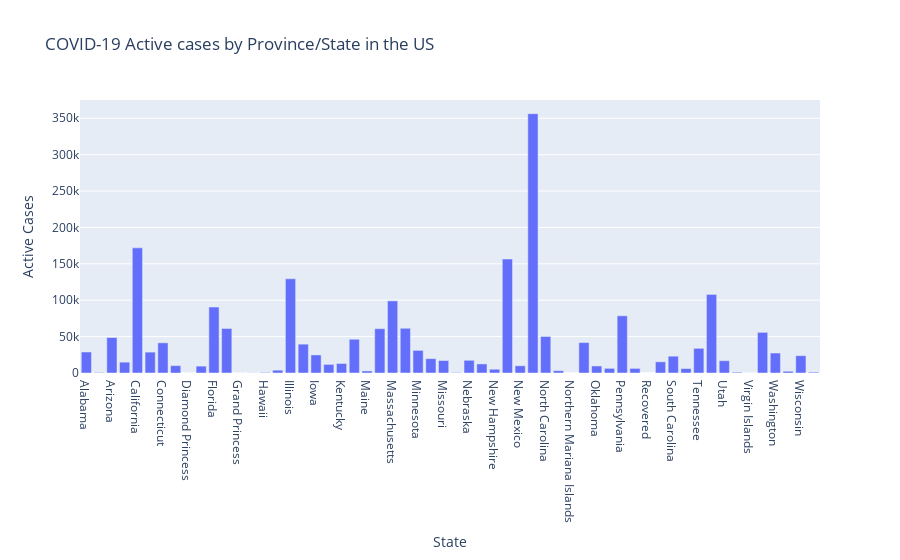

Notebook code for this chart:
### Markdown cell above
### Plot Province/State Wise Active Cases in USA

### Code cell
fig = px.bar(us_df, x='Province_State', y='Active', 
             title='COVID-19 Active cases by Province/State in the US',
             labels={'Province_State': 'State', 'Active': 'Active Cases'})
fig.update_layout(xaxis_title='State', yaxis_title='Active Cases', showlegend=False)
fig.show()

### Figure 1 — Plotly figure (JSON) as saved in the notebook; plotly's stock layout.template omitted (floating-point values rounded to 4 significant figures)
{"data": [{"alignmentgroup": "True", "hovertemplate": "State=%{x}<br>Active Cases=%{y}<extra></extra>", "legendgroup": "", "marker": {"color": "#636efa", "pattern": {"shape": ""}}, "name": "", "offsetgroup": "", "orientation": "v", "showlegend": false, "textposition": "auto", "type": "bar", "x": ["Alabama", "Alaska", "Arizona", "Arkansas", "California", "Colorado", "Connecticut", "Delaware", "Diamond Princess", "District of Columbia", "Florida", "Georgia", "Grand Princess", "Guam", "Hawaii", "Idaho", "Illinois", "Indiana", "Iowa", "Kansas", "Kentucky", "Louisiana", "Maine", "Maryland", "Massachusetts", "Michigan", "Minnesota", "Mississippi", "Missouri", "Montana", "Nebraska", "Nevada", "New Hampshire", "New Jersey", "New Mexico", "New York", "North Carolina", "North Dakota", "Northern Mariana Islands", "Ohio", "Oklahoma", "Oregon", "Pennsylvania", "Puerto Rico", "Recovered", "Rhode Island", "South Carolina", "South Dakota", "Tennessee", "Texas", "Utah", "Vermont", "Virgin Islands", "Virginia", "Washington", "West Virginia", "Wisconsin", "Wyoming"], "xaxis": "x", "y": [28855, 743, 48782, 14918, 171941, 28701, 41464, 10129, 49, 9453, 90653, 61167, 100, 217, 772, 3915, 129479, 39640, 24815, 11841, 13106, 46385, 2836, 60929, 99109, 61458, 31063, 19703, 17146, 678, 17463, 12490, 5179, 156598, 9964, 356350, 50175, 3175, 28, 41780, 9670, 6384, 78593, 6316, 0, 15395, 23112, 6144, 33922, 107970, 16913, 1091, 67, 55836, 27433, 2412, 23795, 1178], "yaxis": "y"}], "layout": {"barmode": "relative", "legend": {"tracegroupgap": 0}, "showlegend": false, "title": {"text": "COVID-19 Active cases by Province/State in the US"}, "xaxis": {"anchor": "y", "domain": [0, 1], "title": {"text": "State"}}, "yaxis": {"anchor": "x", "domain": [0, 1], "title": {"text": "Active Cases"}}}}
